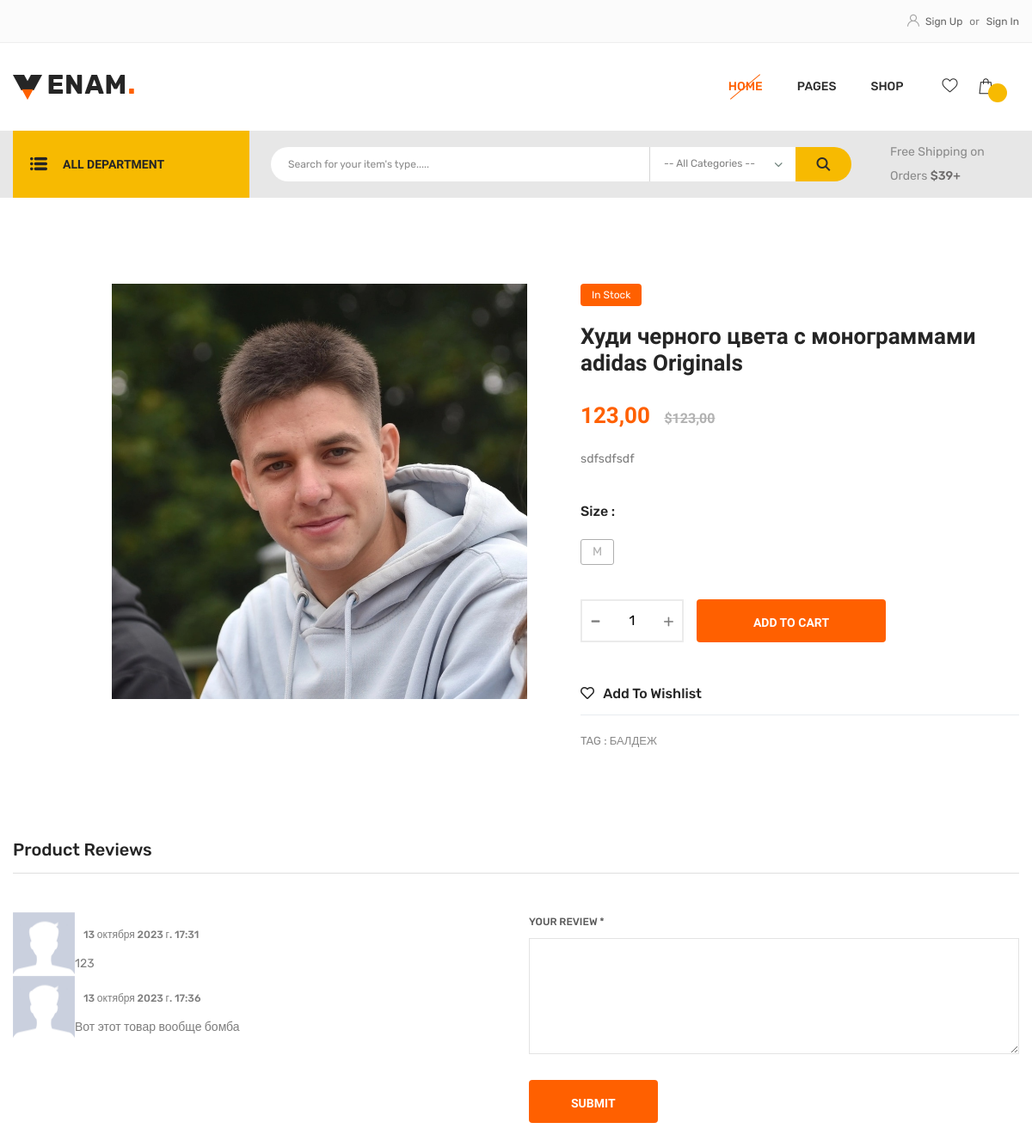
/products/detail/1/, run on an earlier commit of the app's database.
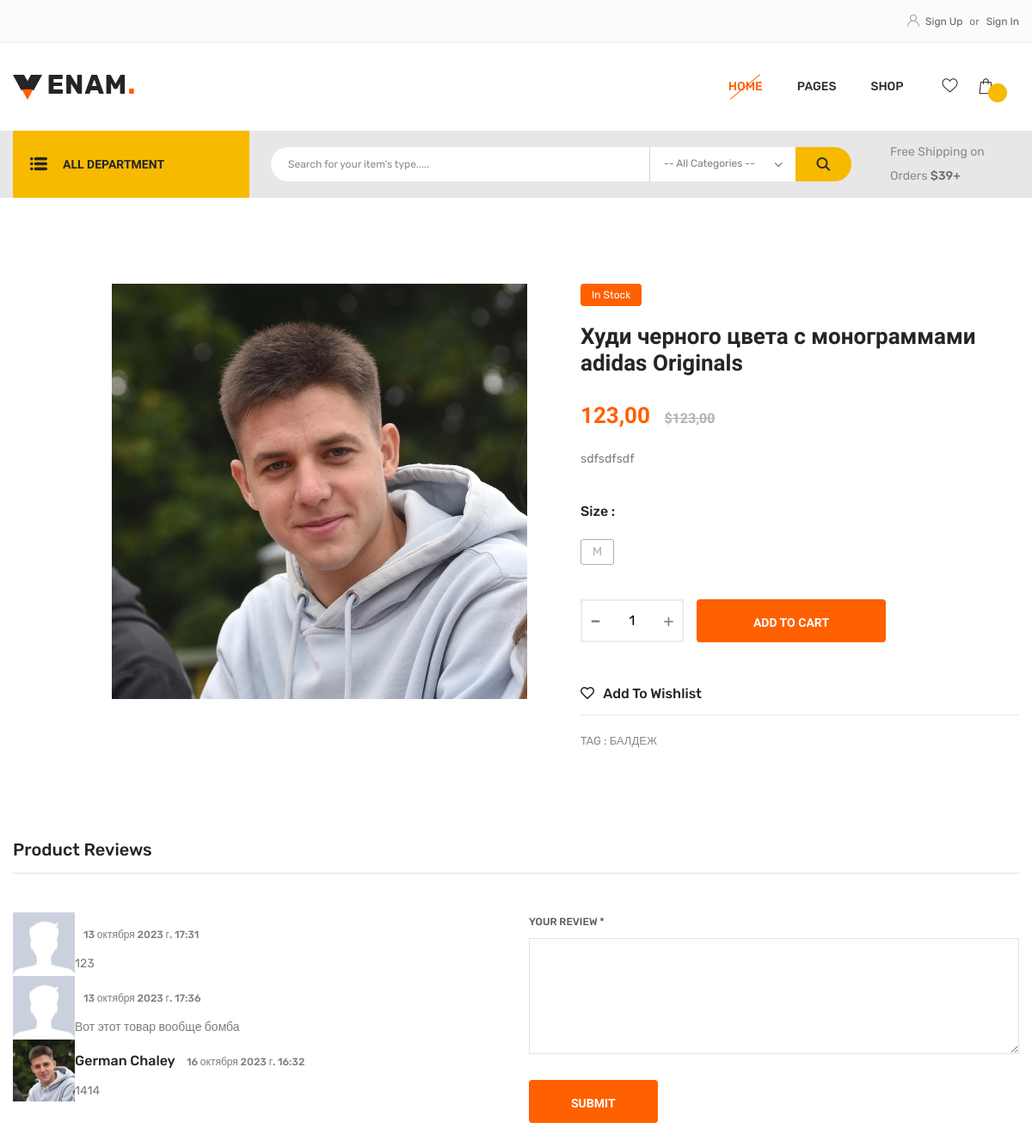
And on a later commit of the database.
### products/models.py (models this page shows, shortened)
class Product(models.Model):
    name = models.CharField(max_length=100)
    rating = models.PositiveSmallIntegerField(default=0,
                                              blank=True,
                                              null=True,
                                              validators=[MaxValueValidator(5)])
    price = models.DecimalField(max_digits=6, decimal_places=2)
    description = models.TextField()
    size = models.ManyToManyField(Size, blank=True)
    quantity = models.PositiveSmallIntegerField(default=0)
    tag = models.ManyToManyField(Tag, related_name='products')
    category = models.ForeignKey(Category, related_name='products', on_delete=models.CASCADE)
    type_category = models.ForeignKey(TypeCategory, on_delete=models.CASCADE, related_name='products')
    sub_type_category = models.ForeignKey(SubTypeCategory, on_delete=models.CASCADE, related_name='products')
    brand = models.ForeignKey(Brand, on_delete=models.CASCADE)
    is_stock = models.BooleanField(default=True)
    def get_main_image(self):
        return ProductImage.objects.filter(product=self, is_thumbnail=False).first()
    def get_thumbnail_images(self):
        return ProductImage.objects.filter(product=self, is_thumbnail=True)

class ProductImage(models.Model):
    product = models.ForeignKey(Product, on_delete=models.CASCADE)
    image = models.ImageField(upload_to='product_images')
    is_thumbnail = models.BooleanField(default=False)

class Size(models.Model):
    cloth_size = models.CharField(max_length=50, blank=True)
    shoes_size = models.CharField(max_length=20, blank=True)
    def __str__(self) -> str:
        return self.cloth_size if self.cloth_size else self.shoes_size

class Tag(models.Model):
    name = models.CharField(max_length=50)
    def __str__(self) -> str:
        return self.name

class Review(models.Model):
    product = models.ForeignKey(Product, on_delete=models.CASCADE, related_name='reviews')
    user = models.ForeignKey(User, on_delete=models.CASCADE, related_name='reviews')
    text = models.TextField()
    date_add = models.DateTimeField(auto_now_add=True)

### users/models.py (models this page shows)
class User(AbstractUser):
    image = models.ImageField(upload_to='user_images', blank=True, null=True)
    email = models.EmailField(unique=True)

### products/views.py (the view, shortened to what this page needs)
# urls.py: path('detail/<int:pk>/', ProductDetailView.as_view(), name='detail'),
class ProductDetailView(DetailView):
    model = Product
    template_name = 'products/detail.html'
    def get_context_data(self, **kwargs):
        context = super().get_context_data(**kwargs)
        context['reviews'] = Review.objects.filter(product=self.object)
        context['tags'] = Tag.objects.all()
        context['form'] = ReviewForm()
        return context
    def get_queryset(self):
        queryset = super().get_queryset()
        product_id = self.kwargs.get('product_id')
        return queryset.filter(product_id=product_id) if product_id else queryset

### templates/products/detail.html (shortened to what this page needs)
{% extends "base.html" %}
{% load static %}
{% block content %}
            <section class="shop-details-area pt-100 pb-100">
                <div class="container">
                    <div class="row mb-95">
                        <div class="col-xl-7 col-lg-6">
                            <div class="shop-details-img-wrap">
                                <div class="shop-details-active">
                                    <div class="shop-details-img">
                                        <a href="" class="popup-image"><img src="{{product.get_main_image.image.url}}" alt=""></a>
                                    </div>
                                </div>
                            </div>
                        </div>
                        <div class="col-xl-5 col-lg-6">
                            <div class="shop-details-content">
                                <span class="stock-info">In Stock</span>
                                <h2>{{ product.name }}</h2>
                                <div class="shop-details-price">
                                    <h2>{{ product.price }} <del>${{ product.price }}</del></h2>
                                </div>
                                <p>{{ product.description }}</p>
                                <div class="product-details-size mb-40">
                                    <span>Size : </span>
                                    <ul>
                                        {% for size in product.size.all%}
                                        <li><a href="#">{{ size }}</a></li>
                                        {% endfor %}
                                    </ul>
                                </div>
                                <div class="perched-info">
                                    <div class="cart-plus">
                                        <form action="#">
                                            <div class="cart-plus-minus">
                                                <input type="text" value="1">
                                            </div>
                                        </form>
                                    </div>
                                    <a href="{% url 'carts:cart_add' product.id %}" class="btn add-card-btn">ADD TO CART</a>
                                </div>
                                <div class="shop-details-bottom">
                                    <h5><a href="{% url 'wishlists:wishlist_add' product.id %}"><i class="far fa-heart"></i> Add To Wishlist</a></h5>
                                    <ul>
                                        <li>
                                            <span>Tag : </span>
                                            {% for tag in tags %}
                                            <a href="{% url 'products:product_list_tag' tag.id %}">{{ tag }}</a>
                                            {% endfor %}
                                        </li>
                                    </ul>
                                </div>
                            </div>
                        </div>
                    </div>
                    <div class="row">
                        <div class="col-12">
                            <div class="product-reviews-wrap">
                                <div class="deal-day-top">
                                    <div class="deal-day-title">
                                        <h4 class="title">Product Reviews</h4>
                                    </div>
                                </div>
                                <div class="row">
                                    <div class="col-lg-6">
                                        {% for review in reviews %}
                                        <div class="product-review-list blog-comment">
                                            <ul>
                                                <li>
                                                    <div class="single-comment">
                                                        {% if review.user.image %}
                                                        <img style="width: 72px; height: 72px" src="{{ review.user.image.url }}" alt="img">
                                                        {% else %}
                                                        <img style="width: 72px; height: 72px"  src= "{% static 'img/icon/default_avatar.jpg' %} ">
                                                        {% endif %}
                                                        <div class="comment-text">
                                                            <div class="comment-avatar-info">
                                                                <h5>{{ review.user.first_name }} {{ review.user.last_name }} <span class="comment-date"> {{ review.date_add }}</span></h5>
                                                            </div>
                                                            <p>{{ review.text }}</p>
                                                        </div>
                                                    </div>
                                                </li>
                                            </ul>
                                        </div>
                                        {% endfor %}
                                    </div>
                                    <div class="col-lg-6">
                                        <div class="product-review-form">
                                            <form action="{% url 'products:review' product.id %}" method="post" enctype="multipart/form-data">
                                                <div class="form-grp">
                                                    <label for="{{ form.text.id_for_label }}">YOUR REVIEW *</label>
                                                    {{ form.text }}
                                                </div>
                                                <button class="btn">SUBMIT</button>
                                            </form>
                                        </div>
                                    </div>
                                </div>
                            </div>
                        </div>
                    </div>
                </div>
            </section>
{% endblock %}

### templates/base.html (shortened to what this page needs)
{% load static %}
<!doctype html>
<html class="no-js" lang="en">
    <head>
		{% block css %}
        <link rel="stylesheet" href="{% static 'css/bootstrap.min.css' %}">
        <link rel="stylesheet" href="{% static 'css/animate.min.css' %}">
        <link rel="stylesheet" href="{% static 'css/magnific-popup.css' %}">
        <link rel="stylesheet" href="{% static 'css/fontawesome-all.min.css' %}">
        <link rel="stylesheet" href="{% static 'css/owl.carousel.min.css' %}">
        <link rel="stylesheet" href="{% static 'css/jquery-ui.min.css' %}">
        <link rel="stylesheet" href="{% static 'css/flaticon.css' %}">
        <link rel="stylesheet" href="{% static 'css/odometer.css' %}">
        <link rel="stylesheet" href="{% static 'css/aos.css' %}">
        <link rel="stylesheet" href="{% static 'css/slick.css' %}">
        <link rel="stylesheet" href="{% static 'css/default.css' %}">
        <link rel="stylesheet" href="{% static 'css/style.css' %}">
        <link rel="stylesheet" href="{% static 'css/responsive.css' %}">
        {% endblock %}
    </head>
    <body>
        <header class="header-style-two header-style-three">
            <div class="header-top-area">
                <div class="custom-container-two">
                    <div class="row">
                        <div class="col-md-4 col-sm-5 ml-auto">
                            <div class="header-top-right">
                                <ul>
                                    <li>
                                        {% if user.is_authenticated %}
                                            <a href="{% url 'users:profile' user.id %}"><i class="flaticon-user"></i>Profile</a>
                                            <span>or</span>
                                            <a href="{% url 'users:logout' %}">Logout</a>
                                        {% else %}
                                            <a href="{% url 'users:registration' %}"><i class="flaticon-user"></i>Sign Up</a>
                                            <span>or</span>
                                            <a href="{% url 'users:login' %}">Sign In</a>
                                        {% endif %}
                                    </li>
                                </ul>
                            </div>
                        </div>
                    </div>
                </div>
            </div>
            <div id="sticky-header" class="main-header menu-area">
                <div class="custom-container-two">
                    <div class="row">
                        <div class="col-12">
                            <div class="menu-wrap">
                                <nav class="menu-nav show">
                                    <div class="logo">
                                        <a href="{% url 'index' %}"><img src="{% static 'img/logo/logo_red.png' %}" alt="Logo"></a>
                                    </div>
                                    <div class="navbar-wrap main-menu d-none d-lg-flex">
                                        <ul class="navigation">
                                            <li class="active dropdown"><a href="{% url 'index' %}">Home</a>
                                            </li>
                                            <li class="dropdown"><a href="#">PAGES</a>
                                            </li>
                                            <li class="dropdown"><a href="{% url 'products:product_list' %}">SHOP</a>
                                            </li>
                                        </ul>
                                    </div>
                                    <div class="header-action d-none d-md-block">
                                        <ul>
                                            <li><a href="{% url 'wishlists:wishlist' %}"><i class="flaticon-heart"></i></a></li>
                                            <li class="header-shop-cart"><a href="{% url 'carts:cart' %}"><i class="flaticon-shopping-bag"></i><span class="cart-count">{{ cart_products.count }}</span></a>
                                            </li>
                                        </ul>
                                    </div>
                                </nav>
                            </div>
                        </div>
                    </div>
                </div>
            </div>
            <div class="header-search-area d-none d-md-block">
                <div class="custom-container-two">
                    <div class="row align-items-center">
                        <div class="col-xl-3 col-lg-4 d-none d-lg-block">
                            <div class="header-category d-none d-lg-block">
                                <a href="#" class="cat-toggle"><i class="flaticon-menu"></i>ALL DEPARTMENT</a>
                            </div>
                        </div>
                        <div class="col-xl-9 col-lg-8">
                            <div class="d-flex align-items-center justify-content-center justify-content-lg-end">
                                <div class="header-search-wrap">
                                    <form action="{% url 'products:product_list' %}" method="GET">
                                        <input type="text" name="query" placeholder="Search for your item's type.....">
                                        <select name="category_id" class="custom-select">
                                            <option value="">-- All Categories --</option>
                                        </select>
                                        <button type="submit"><i class="flaticon-magnifying-glass-1"></i></button>
                                    </form>
                                </div>
                                <div class="header-free-shopping">
                                    <p>Free Shipping on Orders <span>$39+</span></p>
                                </div>
                            </div>
                        </div>
                    </div>
                </div>
            </div>
        </header>
        <main>
        {% block content %}
        {% endblock %}
    </body>
</html>

What changed in the data, as far as the page shows it:
added Review: user.image (picture), user.first_name "German", user.last_name "Chaley", date_add "16 октября 2023 г. 16:32", text "1414"
